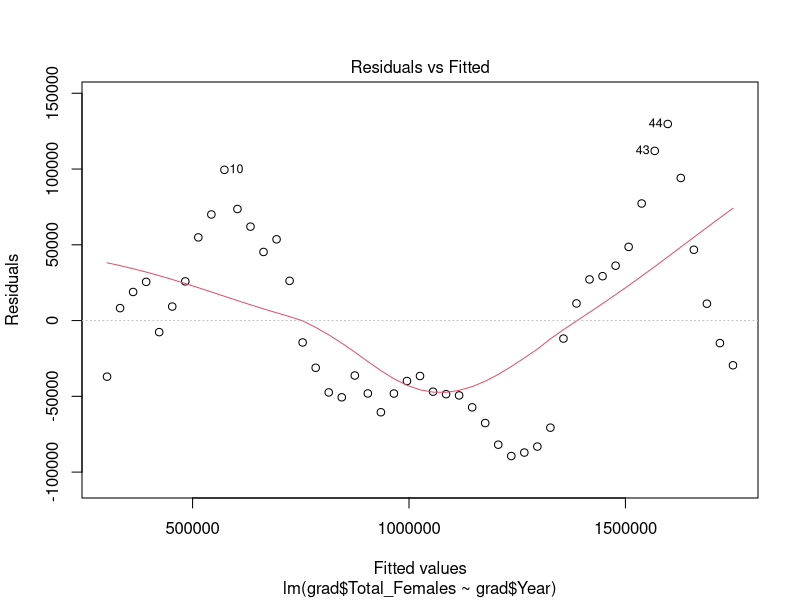
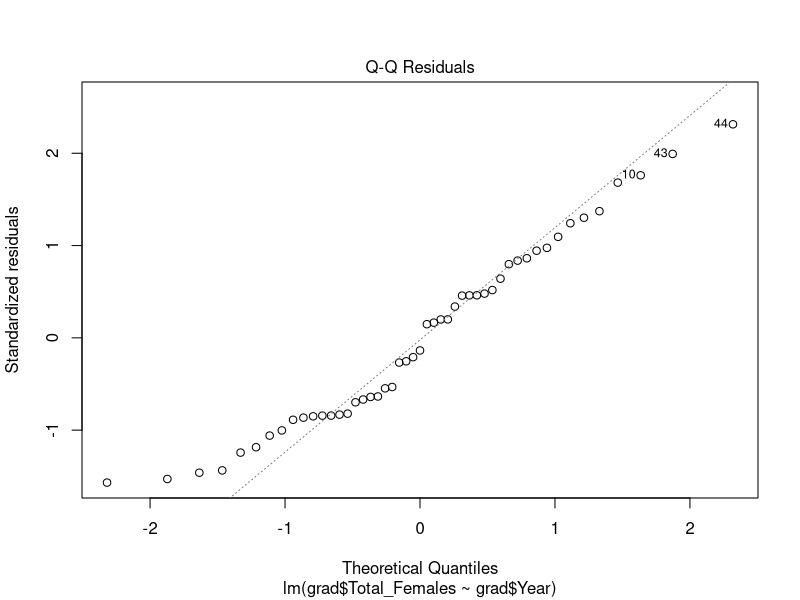
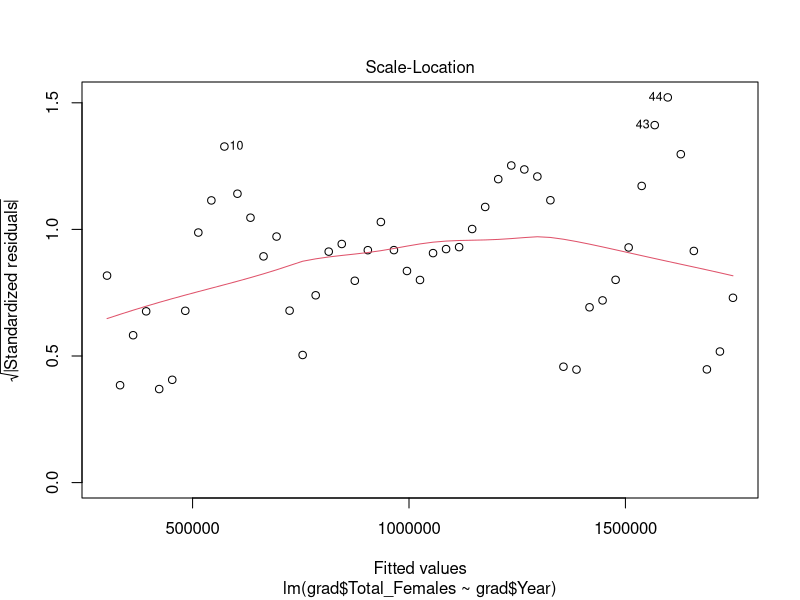
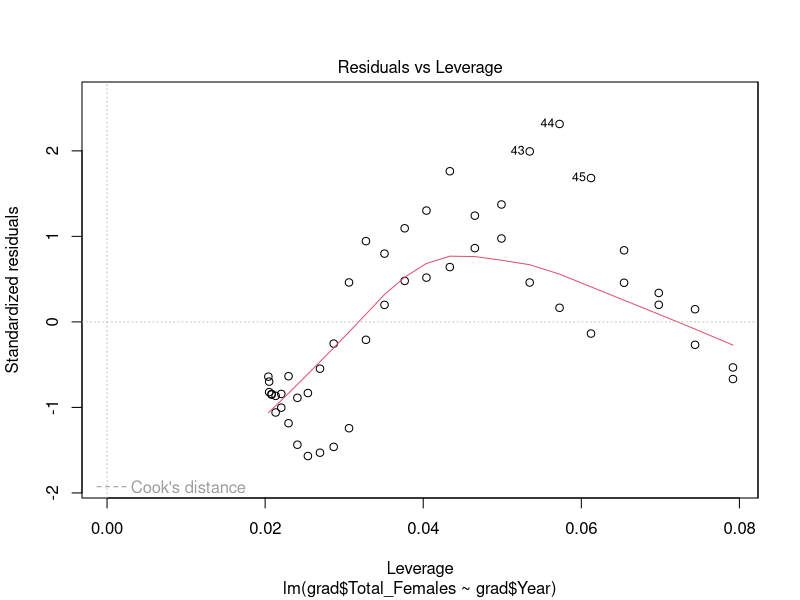
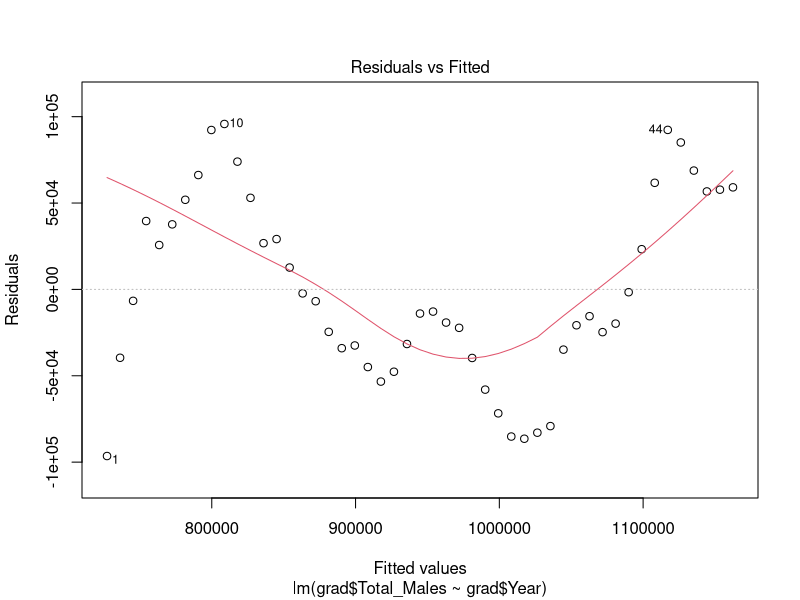
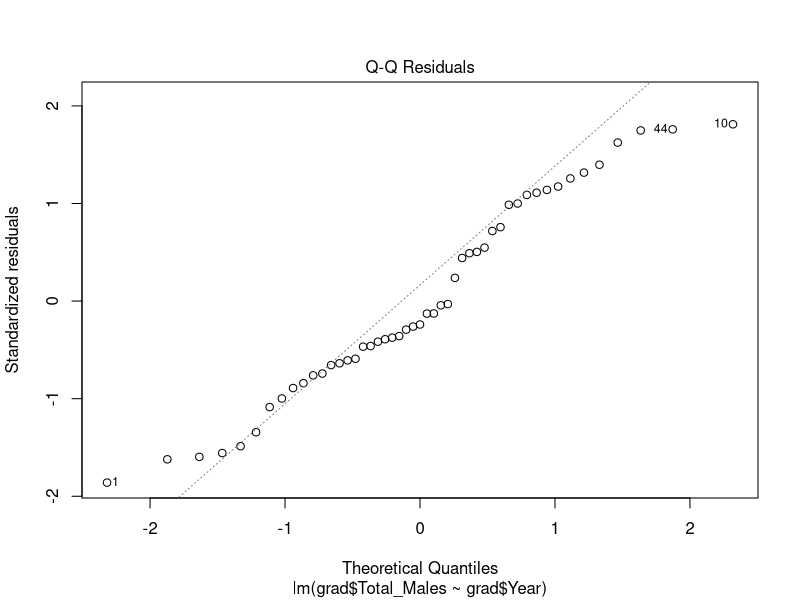
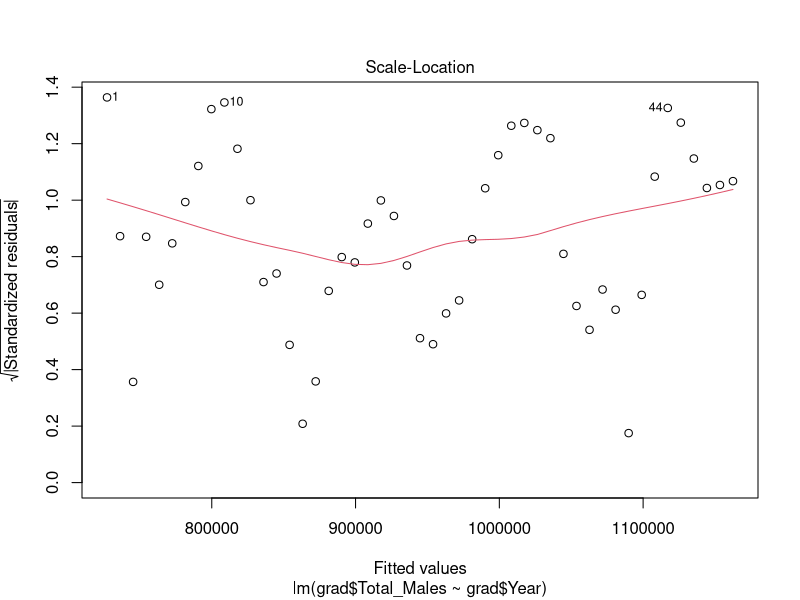
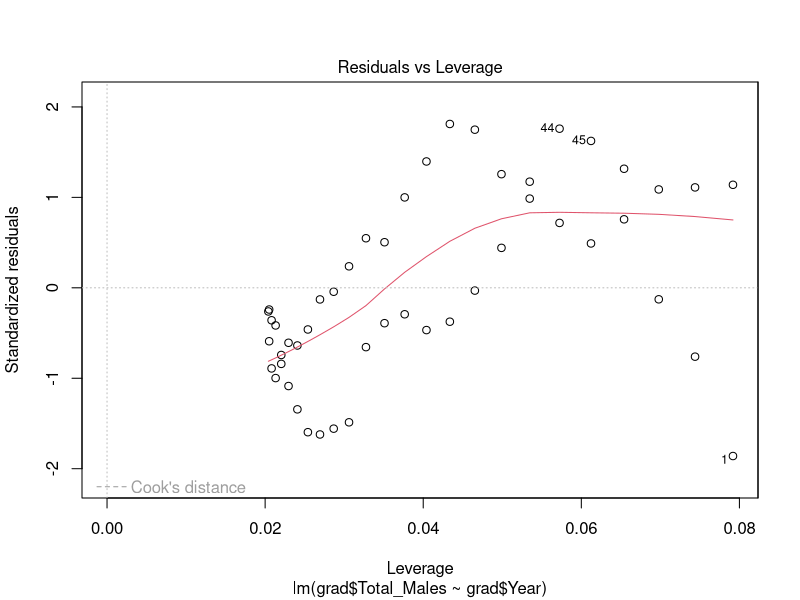

Write R code to recreate these figures, in order.
## ---- chunk 1
knitr::opts_chunk$set(echo = TRUE)
## ---- chunk 2
#load data and clean it up
library(tidyverse) #for all things tidy
grad <- read_csv("grad_enrollment.csv")

grad <- grad %>% 
  select(Year, Total_Enrollment, Total_Males, Total_Females, Public_Enrollment, Private_Enrollment)
## ---- chunk 3
#performing linear regression to find trends in the data between M/F enrollment throughout time

female_lm <- lm(grad$Total_Females ~ grad$Year)
male_lm   <- lm(grad$Total_Males ~ grad$Year)


summary(female_lm)
summary(male_lm)
  #The R^2 value tells us how much variance in our dependent variable is expained by our independent      variable
  #We use Multiple R-squared value for single linear regressions, and adjusted for multiple.


#Check for regression assumptions
plot(female_lm)
  #Uhm... what do we do when our model breaks assumptions of homoskedasticity?
      #Residuals vs Fitted shows our residuals violate the assumption of homoskedasticity. What does that mean for our R2 value? 

plot(male_lm)
  #Our data still violates homoskedasticity, but now are they also not normally distributed?? (QQ Plot)



#Use predict and basically the last lab to get lower and upper bounds, and then geom ribbon or whatever you want for CI around the lines
grad_new <- data.frame(City = rep(c("San Luis Obispo",
                                  "Santa Maria-Orcutt",
                                  "Atascadero",
                                  "Arroyo Grande"), 
                                each = 60), 
                     SqFt = rep(seq(from = 500,
                                    to = 3500, 
                                    length = 20), 
                                times = 12), 
                     Status = rep(c("Regular",
                                    "Foreclosure",
                                    "Short Sale"), 
                                  times = 12, 
                                  each = 20))
